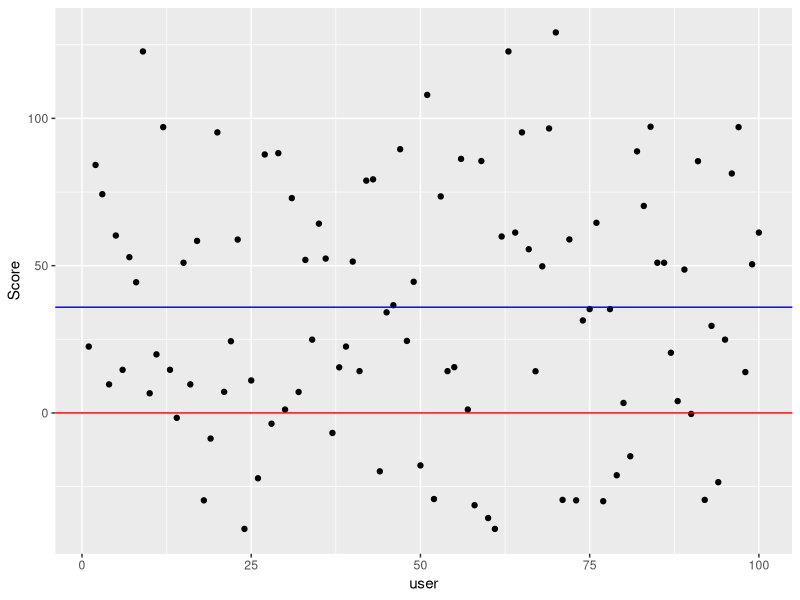

Here is the R script that generated this plot:
## ---- chunk 1
# Packages
library(tidyverse)
library(modelr)
options(na.action = na.warn)

## ---- chunk 2

# Create test set, each column representing a specific user's inputs
Input.df <-  data.frame(AgeInput=integer(),HomeInput=integer(),MentalHealthInput=integer(),PhysicalHealthInput=integer(),LivingWithInput=integer(),AllergiesInput=integer(),PriorOwnershipInput=integer(),ExpensesInput=integer(), Score=double())
# sample size (num of users to simulate)
N <- 100 

# For each user in test set, generate their inputs 
for (i in 1:N) {
  
  # Generate random inputs 
  AgeInput <- sample(0:100, 1) #number = age
  HomeInput <- sample(0:1, 1) #0 = house, 1=apartment
  MentalHealthInput <- sample(0:1, 1) #0 = yes, 1=no
  PhysicalHealthInput <- sample(0:1, 1) #0 = yes, 1=no
  LivingWithInput <- sample(0:1, 1) #0 = alone, 1=withOthers
  AllergiesInput <- sample(0:1, 1) #0 = yes, 1=no
  PriorOwnershipInput <- sample(0:1, 1) #0 = yes, 1=no
  ExpensesInput <- sample(0:2, 1) #0 = above, 1=equal, 2=below
  Score <- 0
  
  x <- matrix(c(AgeInput, HomeInput, MentalHealthInput, PhysicalHealthInput, LivingWithInput, AllergiesInput, PriorOwnershipInput, ExpensesInput, Score), nrow = 1)
  
  # Add row to dataframe
  df.new = data.frame(x)
  Input.df <- rbind(Input.df, df.new)
  
}

# Add numeric user id, as each row represents one user
Input.df$id <- seq.int(nrow(Input.df))
names(Input.df) <- c("AgeInput", "HomeInput", "MentalHealthInput", "PhysicalHealthInput", "LivingWithInput", "AllergiesInput", "PriorOwnershipInput", "ExpensesInput", "Score", "id")


## ---- chunk 3
  Elderly <- 25.5689
  Child <- 4.3575
  DesireMentalHealth <- 15.8612
  DesirePhysicalHealth <- 8.3625
  HasAllergies <- -6.45491
  House <- 29.3397
  LivesAlone <- 3.7785
  LivesWOthers <- 3.3325
  HasPriorOwnership <- 2 #?
  LowerWillingnessToPay <- -44.7118
  HigherWillingnessToPay <- 44.7118
## ---- chunk 4

# for each user in test set, calculate their "should you get a dog?" score
 for (i in 1:N) { 
   
    UserScore <- 0
  
  # Q: How old are you? 
      AgeInput <- Input.df$AgeInput[Input.df$id == i]
      # super elderly
      if (AgeInput >= 80) {
        UserScore <- UserScore + 0
      # elderly
      } else if (AgeInput >= 65) {
        UserScore <- UserScore + Elderly
      # adult  
      } else if (AgeInput > 18) {
        UserScore <- UserScore + 0
      # child
      } else {
        UserScore <- UserScore + Child
      }

  #Q: What is your home like?
      HomeInput <- Input.df$HomeInput[Input.df$id == i]
      # lives in a house
      if (HomeInput == 0) {
        UserScore <- UserScore +  House
      # lives in an apartment
      } else {
        UserScore <- UserScore +  0
      }
  
  #Q: Do you desire Mental/Emotional health benefits from owning a dog?
      MentalHealthInput <- Input.df$MentalHealthInput[Input.df$id == i]
      if (MentalHealthInput == 0) {
        UserScore <- UserScore +  DesireMentalHealth
      } else {
        UserScore <- UserScore +  0
      }

  #Q: Do you desire Physical health benefits from owning a dog?
      PhysicalHealthInput <- Input.df$PhysicalHealthInput[Input.df$id == i]
      if (PhysicalHealthInput == 0) {
        UserScore <- UserScore +  DesirePhysicalHealth
      } else {
        UserScore <- UserScore +  0
      }

  #Q: Do you live alone?
      LivingWithInput <- Input.df$LivingWithInput[Input.df$id == i]
      # lives alone
      if (LivingWithInput == 0) {
        UserScore <- UserScore +  LivesAlone 
      #lives with others
      } else {
        UserScore <- UserScore +  LivesWOthers
      }

  #Q: Are you or anyone in your household allergic to dogs?
      AllergiesInput <- Input.df$AllergiesInput[Input.df$id == i]
      # has allergies
      if (AllergiesInput == 0) {
        UserScore <- UserScore +  HasAllergies
      # does not have allergies
      } else {
        UserScore <- UserScore +  0
      }

  #Q: Have you owned a dog in the past?
      PriorOwnershipInput <- Input.df$PriorOwnershipInput[Input.df$id == i]
      # has prior dog ownership
      if (PriorOwnershipInput == 0) {
        UserScore <- UserScore +  HasPriorOwnership
      # has prior dog ownership
      } else {
        UserScore <- UserScore +  LivesWOthers
      }

  #Q: The average monthly cost of owning a dog is $171.24 (but can range from $55.47 - $395.69). Would you be able/willing to pay equal to that amount, below that amount or above that amount for your dog?
      ExpensesInput <- Input.df$ExpensesInput[Input.df$id == i]
      # willing/able to pay above monthly average
      if (ExpensesInput == 0) {
       UserScore <- UserScore +  LowerWillingnessToPay 
      # willing/able to pay equal to monthly average
      } else if (ExpensesInput == 1) {
        UserScore <- UserScore +  0
      # willing/able to pay under monthly average
      } else {
        UserScore <- UserScore +  HigherWillingnessToPay 
      }

  #set user's test score as calculated score
  Input.df$Score[Input.df$id == i] <- UserScore
  
}
## ---- chunk 5
# Plot distribution scores for all users in test set
ScorePlot <- ggplot(Input.df, aes(id, Score)) + 
  geom_point()

ScorePlot <- ScorePlot + labs(x = "user")
ScorePlot <- ScorePlot  + geom_hline(yintercept = 0, color= "red")
ScorePlot <- ScorePlot  + geom_hline(yintercept = mean(Input.df$Score), color="blue")
ScorePlot 

# Calculate the average score for test set
AverageScore <- mean(Input.df$Score)
print(AverageScore)

# Calculate how many users should and should not get a dog
ShouldGetADog <- count(Input.df, Input.df$Score > 0)
print(ShouldGetADog)
